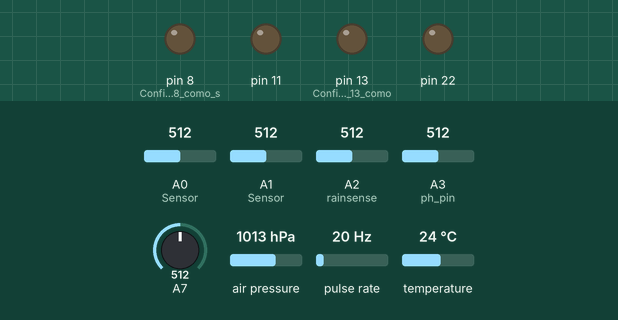
This sketch was run on a simulated Arduino Mega 2560, built with avr-gcc and run on an emulated ATmega2560. On the bench: output pins drawn as LEDs (lit = HIGH). Wiring (inferred from the names in the program): pulse sensor: data pin 2. The inputs (shaded band) are chosen by the test bench; at power-on: A0 (Sensor) = 512, A2 (rainsense) = 512, A1 (Sensor) = 512, A3 (ph_pin) = 512, A7 = 512, air pressure 1013 hPa, pulse rate 20 Hz, temperature 24 °C. What the sketch prints to the serial monitor is not drawn.

Above: at 1.2 s.
1.3 s: A0 (Sensor) set to 492
At 2.7 s:
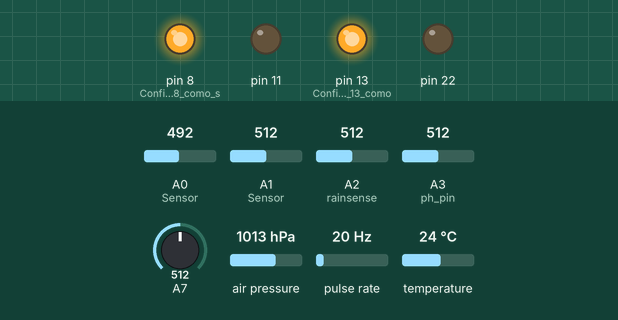
3.9 s: A2 (rainsense) set to 487
At 6.1 s:
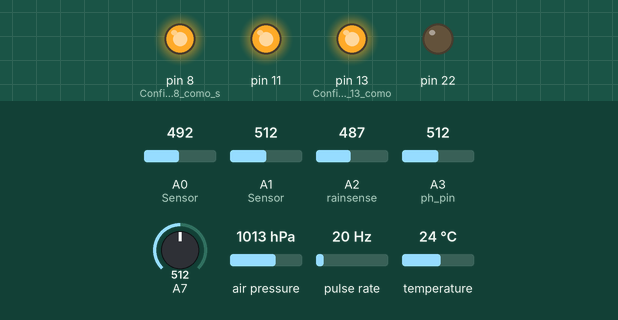
6.4 s: A0 (Sensor) set to 510
At 8.6 s:
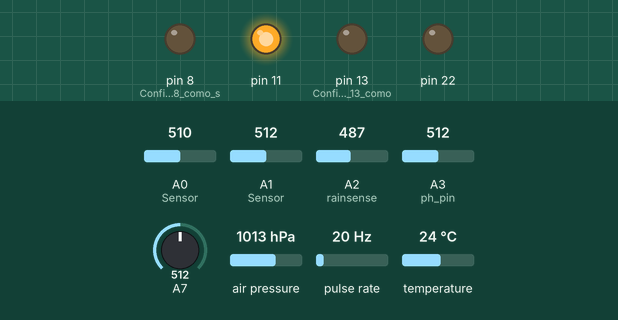
8.9 s: A0 (Sensor) set to 490
At 11.1 s:
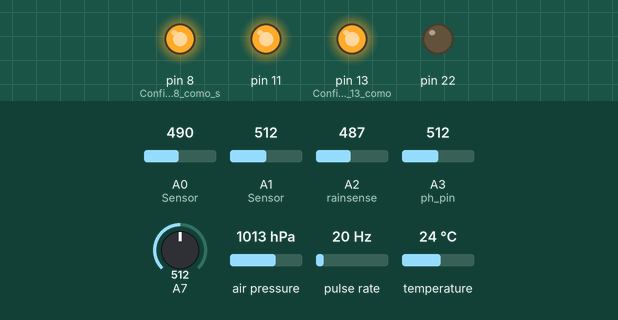
11.5 s: A0 (Sensor) set to 716
At 13.6 s:
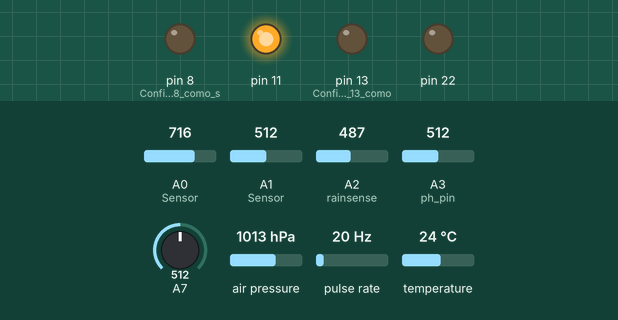
Timing chart, 0 to 15.0 s (numbered marks = the images above; inputs shaded):
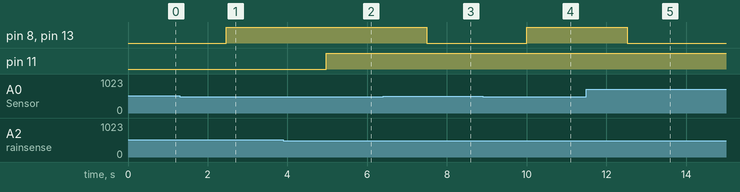

Measured:
- the behaviour switches between 500 and 499 on A0 (Sensor) (found by bisection; images 0 and 1)
- the behaviour switches between 500 and 499 on A2 (rainsense) (found by bisection; images 1 and 2)
- after the input at 1.3 s, pin 8 (Configura_el_Pin_8_como_s), pin 13 (Configura_el_Pin_13_como): LOW → HIGH after 1.2 s
- after the input at 3.9 s, pin 11: LOW → HIGH after 1.1 s
- after the input at 6.4 s, pin 8 (Configura_el_Pin_8_como_s), pin 13 (Configura_el_Pin_13_como): HIGH → LOW after 1.1 s
- after the input at 8.9 s, pin 8 (Configura_el_Pin_8_como_s), pin 13 (Configura_el_Pin_13_como): LOW → HIGH after 1.1 s
- after the input at 11.5 s, pin 8 (Configura_el_Pin_8_como_s), pin 13 (Configura_el_Pin_13_como): HIGH → LOW after 1.0 s

The sketch:

proyecto_arduino.ino
```cpp
#include <SFE_BMP180.h>
#include <Wire.h>
SFE_BMP180 pressure;
#define ALTITUDE 95.0
int valor_limite=500 ;
int rainsense= A2;
int ph_pin = A3;
int m_7 = 745; //PH-agua
int m_13 = 580;//PH-legia

// Orden de los sensores
// s1-Temperatura
// s2-Presion
// s3-Sensor de Humedad 1 0-100%
// s4-Sensor de Humedad 2 0-100%
// s5-Sensor de Lluvia 0-100%
// s6-Sensor de PH 0-14
// s7-Flujometro 0-20

const int sensorPin = 2;
const int measureInterval = 2500;
volatile int pulseConter;

// YF-S201
const float factorK = 7.5;
// FS300A
//const float factorK = 5.5;
// FS400A
//const float factorK = 3.5;


void ISRCountPulse()
{
   pulseConter++;
}

float GetFrequency()
{
   pulseConter = 0;

   interrupts();
   delay(measureInterval);
   noInterrupts();

   return (float)pulseConter * 1000 / measureInterval;
}

void setup() {
  Serial.begin(9600);
  pinMode(rainsense, INPUT); // Sensor de lluvia
  pinMode(13,OUTPUT);      // Configura el Pin 13 como salida para el led
  pinMode(8,OUTPUT);      //Configura el Pin 8 como salida para el Zumbador
  pinMode(22,OUTPUT);
  pinMode(11,OUTPUT);
  attachInterrupt(digitalPinToInterrupt(sensorPin), ISRCountPulse, RISING);
  if (pressure.begin()){}
  else
  {
    while(1); // Pause forever.
  }
}

void loop() {
  char status;
  double T,P,p0,a;
  status = pressure.startTemperature();
  status = pressure.getTemperature(T);
  if (status != 0)
  {
    delay(status);
    Serial.print(T,2);
    Serial.print(" ");
    delay(100);
    status = pressure.getPressure(P,T);
    delay(status);
    Serial.print(P*0.0295333727,2);
    Serial.print(" ");
    delay(100);
  }

  Serial.print(analogRead(A0));    //Envia al Serial el valor leido del Sensor]
  Serial.print(" ");
  Serial.print(analogRead(A1));    //Envia al Serial el valor leido del Sensor]
  Serial.print(" ");
  Serial.print(analogRead(rainsense));    //Envia al Serial el valor leido del Sensor]
  Serial.print(" ");

  int measure = 0;
  int prom = 0;

  for(int i=0;i<20;i++)
  {  measure = analogRead(ph_pin);
     prom = prom + measure;
     delay(50);
  }
  prom = prom/20;
  float Po = 7 - ((measure - m_7 ) * 6 / ( m_7 - m_13 ));
  Serial.println(Po, 2);
  //Serial.print(" ");

  //float frequency = GetFrequency(); // obtener frecuencia en Hz
  //float flow_Lmin = frequency * factorK;// calcular caudal L/min

  //Serial.println(flow_Lmin, 2);

  if(analogRead(A0) < valor_limite or analogRead(A1) < valor_limite or  analogRead(A7) < 50) {  //Si la medida de humedad es mayor de valor limite
    digitalWrite(13, HIGH) ;           //Enciende el led conectado al Pin 13
    digitalWrite(8, HIGH) ;           //Enciende el zumbador conectado al Pin 8
  }
  else{                           //Si es mayor del valor limite apaga el zumbador y el led
  digitalWrite(13,LOW);
  digitalWrite(8,LOW);
  }
  if(analogRead(rainsense)<500){
    digitalWrite(11, HIGH) ;
    }
  else {
    digitalWrite(11, LOW) ;
    }
  delay(50);
}
```
